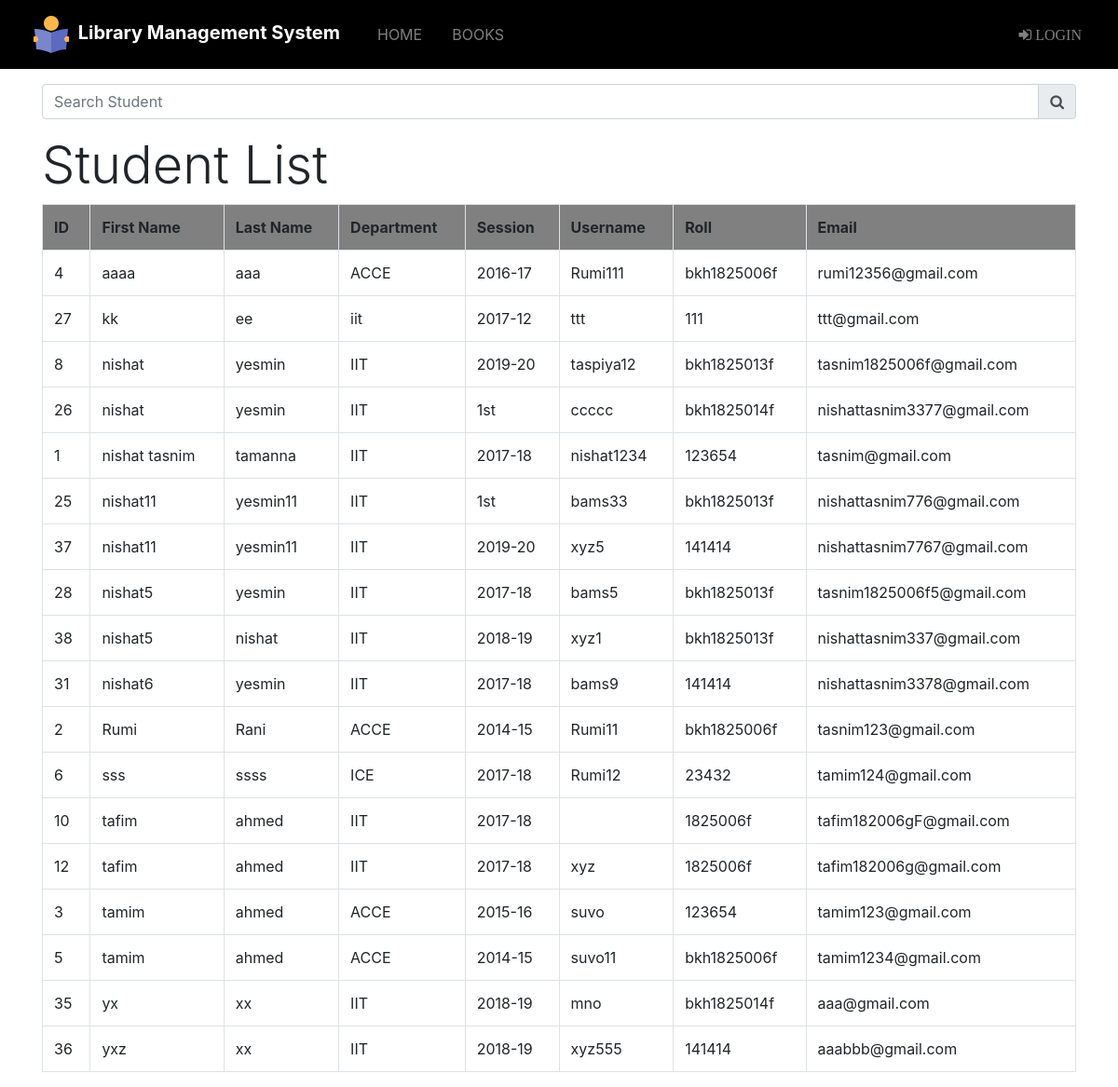
Screenshot of /admin/student_info.php with the database file from the repository.
### tables this page shows
CREATE TABLE `student` (
  `id` int(11) NOT NULL,
  `f_name` varchar(100) NOT NULL,
  `l_name` varchar(100) NOT NULL,
  `department` varchar(50) NOT NULL,
  `session_year` varchar(10) NOT NULL,
  `roll` varchar(50) NOT NULL,
  `username` varchar(50) NOT NULL,
  `email` varchar(50) NOT NULL,
  `password` varchar(30) NOT NULL,
  `contract` decimal(11,0) NOT NULL,
  `pic` varchar(255) NOT NULL DEFAULT 'pic.jpg'
);

### src/admin/student_info.php (the view, shortened to what this page needs)
<?php
include "navbar.php";
include "link.php";
 ?>
<!DOCTYPE html>
<html lang="en" dir="ltr">
  <head>
  </head>
  <body>
    <div class="container">
    <div class="">
      <form class="ml-auto py-3 " action="" method="post">
        <div class="input-group">
          <input type="text" name="search" placeholder="Search Student" class="form-control" value="">
          <div class="input-group-append">
            <button type="submit" name="submit" class="input-group-text"><span class="fa fa-search"></span>
            </button>
          </div>
        </div>
      </form>
    </div>
    <h1 class="display-4">Student List</h1>
    <?php
    if(isset($_POST['submit']))
    {
    	$sql="select * from student where username like '%$_POST[search]%';";
    	$query=mysqli_query($dblink,$sql);
    	if(mysqli_num_rows($query)==0)
    	{
    		echo "Sorry..! This username can't exit";
    	}
    	else{
    	echo "<table class='table table-bordered table-hover'>";
    		echo "<tr style='background-color:gray;'>";
    		echo "<th>"; echo "ID"; echo "</th>";
    		echo "<th>"; echo "First Name"; echo "</th>";
    		echo "<th>"; echo "Last Name"; echo "</th>";
    		echo "<th>"; echo "Department"; echo "</th>";
    		echo "<th>"; echo "Session"; echo "</th>";
        echo "<th>"; echo "Username"; echo "</th>";
    		echo "<th>"; echo "Roll"; echo "</th>";
    		echo "<th>"; echo "Email"; echo "</th>";
    		echo "</tr>";
    		while($row=mysqli_fetch_assoc($query))
    		{
    			echo "<tr>";
    			echo "<td>";echo $row['id']; echo "</td>";
    			echo "<td>";echo $row['f_name']; echo "</td>";
    			echo "<td>";echo $row['l_name']; echo "</td>";
    			echo "<td>";echo $row['department']; echo "</td>";
    			echo "<td>";echo $row['session_year']; echo "</td>";
          echo "<td>";echo $row['username']; echo "</td>";
    			echo "<td>";echo $row['roll']; echo "</td>";
    			echo "<td>";echo $row['email']; echo "</td>";
    			echo "</tr>";
    		}
    		echo "</table>";
    	}
    }
    else{
    	$sql="SELECT id,f_name,l_name,department,session_year,username,roll,email  FROM `student` ORDER BY `student`.`f_name` ASC";
    		$result=mysqli_query($dblink,$sql);
        echo "<table class='table table-bordered table-hover'>";
      		echo "<tr style='background-color:gray;'>";
      		echo "<th>"; echo "ID"; echo "</th>";
      		echo "<th>"; echo "First Name"; echo "</th>";
      		echo "<th>"; echo "Last Name"; echo "</th>";
      		echo "<th>"; echo "Department"; echo "</th>";
      		echo "<th>"; echo "Session"; echo "</th>";
          echo "<th>"; echo "Username"; echo "</th>";
      		echo "<th>"; echo "Roll"; echo "</th>";
      		echo "<th>"; echo "Email"; echo "</th>";
      		echo "</tr>";
    		while($row=mysqli_fetch_assoc($result))
    		{
          echo "<tr>";
    			echo "<td>";echo $row['id']; echo "</td>";
    			echo "<td>";echo $row['f_name']; echo "</td>";
    			echo "<td>";echo $row['l_name']; echo "</td>";
    			echo "<td>";echo $row['department']; echo "</td>";
    			echo "<td>";echo $row['session_year']; echo "</td>";
          echo "<td>";echo $row['username']; echo "</td>";
    			echo "<td>";echo $row['roll']; echo "</td>";
    			echo "<td>";echo $row['email']; echo "</td>";
    			echo "</tr>";
    		}echo "</table>";
    }
    			?>
      </div>
  </body>
</html>

### src/admin/navbar.php (shortened to what this page needs)
<!DOCTYPE html>
<html lang="en" dir="ltr">
  <head>
    <link rel="stylesheet" href="../css/bootstrap.css">
    <link href="https://stackpath.bootstrapcdn.com/font-awesome/4.7.0/css/font-awesome.min.css" rel="stylesheet">
    <link rel="stylesheet" href="../css/style.css">
  </head>
  <body>
    <nav class="navbar navbar-dark navbar-expand-md sticky-top">
      <div class="container-fluid">
        <a href="index.html"  class="navbar-brand display-1 font-weight-bold"><img src="../img/icon1.png" alt="icon"> Library Management System</a>
        <div id="navbarNav" class="collapse navbar-collapse">
          <ul class="nav navbar-nav  ">
            <li class="nav-item">
              <a href="index.php" class="nav-link">Home</a>
            </li>
            <li class="nav-item">
              <a href="books.php" class="nav-link">Books</a>
            </li>
          </ul>
          <?php
          if(isset($_SESSION['admin_login_user']))
          {?>
            <ul class=" nav navbar-nav ml-auto">
              <li class="nav-item">
                <a href="student_info.php" class="nav-link "> student_info</a>
              </li>
              <li class="nav-item dropdown ">
                <a href="#" class="nav-link dropdown-toggle" data-toggle="dropdown" data-hover="dropdown"><span class="fa fa-user">
                  <?php
                  echo $_SESSION['admin_login_user'];
                 ?></spna></a>
                 <div class="dropdown-menu text-light" style="background:#000">
                   <a class="dropdown-item nav-link text-light " href="profile.php" ><span> My Account</span></a>
                   <a href="logout.php" class="dropdown-item nav-link  text-light "><span class="fa fa-sign-out"> logout</span></a>
                 </div>
               </li>
            </ul>
        <?php  }
        else{?>
          <ul class=" nav navbar-nav ml-auto">
            <li class="nav-item">
              <a href="admin_login.php" class="nav-link"><span class="fa fa-sign-in"> login</span></a>
            </li>
          </ul>
      <?php  }
           ?>
        </div>
      </div>
    </nav>
  </body>
</html>

### src/css/style.css (style rules this page uses)
.navbar { background-color: #000; }
.navbar .nav-item { padding-left: 1em; margin-left: 0em; margin-right: 0em; }
.navbar .nav-item .nav-link { text-transform: uppercase; }

### rows the page displays
student: id "4", f_name "aaaa", l_name "aaa", department "ACCE", session_year "2016-17", username "Rumi111", roll "bkh1825006f", email "rumi12356@gmail.com"
student: id "27", f_name "kk", l_name "ee", department "iit", session_year "2017-12", username "ttt", roll "111", email "ttt@gmail.com"
student: id "8", f_name "nishat", l_name "yesmin", department "IIT", session_year "2019-20", username "taspiya12", roll "bkh1825013f", email "tasnim1825006f@gmail.com"
student: id "26", f_name "nishat", l_name "yesmin", department "IIT", session_year "1st", username "ccccc", roll "bkh1825014f", email "nishattasnim3377@gmail.com"
student: id "1", f_name "nishat tasnim", l_name "tamanna", department "IIT", session_year "2017-18", username "nishat1234", roll "123654", email "tasnim@gmail.com"
student: id "25", f_name "nishat11", l_name "yesmin11", department "IIT", session_year "1st", username "bams33", roll "bkh1825013f", email "nishattasnim776@gmail.com"
student: id "37", f_name "nishat11", l_name "yesmin11", department "IIT", session_year "2019-20", username "xyz5", roll "141414", email "nishattasnim7767@gmail.com"
student: id "28", f_name "nishat5", l_name "yesmin", department "IIT", session_year "2017-18", username "bams5", roll "bkh1825013f", email "tasnim1825006f5@gmail.com"
student: id "38", f_name "nishat5", l_name "nishat", department "IIT", session_year "2018-19", username "xyz1", roll "bkh1825013f", email "nishattasnim337@gmail.com"
student: id "31", f_name "nishat6", l_name "yesmin", department "IIT", session_year "2017-18", username "bams9", roll "141414", email "nishattasnim3378@gmail.com"
student: id "2", f_name "Rumi", l_name "Rani", department "ACCE", session_year "2014-15", username "Rumi11", roll "bkh1825006f", email "tasnim123@gmail.com"
student: id "6", f_name "sss", l_name "ssss", department "ICE", session_year "2017-18", username "Rumi12", roll "23432", email "tamim124@gmail.com"
student: id "10", f_name "tafim", l_name "ahmed", department "IIT", session_year "2017-18", roll "1825006f", email "tafim182006gF@gmail.com"
student: id "12", f_name "tafim", l_name "ahmed", department "IIT", session_year "2017-18", username "xyz", roll "1825006f", email "tafim182006g@gmail.com"
student: id "3", f_name "tamim", l_name "ahmed", department "ACCE", session_year "2015-16", username "suvo", roll "123654", email "tamim123@gmail.com"
student: id "5", f_name "tamim", l_name "ahmed", department "ACCE", session_year "2014-15", username "suvo11", roll "bkh1825006f", email "tamim1234@gmail.com"
student: id "35", f_name "yx", l_name "xx", department "IIT", session_year "2018-19", username "mno", roll "bkh1825014f", email "aaa@gmail.com"
student: id "36", f_name "yxz", l_name "xx", department "IIT", session_year "2018-19", username "xyz555", roll "141414", email "aaabbb@gmail.com"
